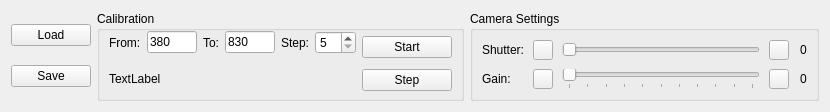
<?xml version="1.0" encoding="UTF-8"?>
<ui version="4.0">
 <class>SettingTools</class>
 <widget class="QWidget" name="SettingTools">
  <property name="geometry">
   <rect>
    <x>0</x>
    <y>0</y>
    <width>830</width>
    <height>111</height>
   </rect>
  </property>
  <property name="windowTitle">
   <string>Form</string>
  </property>
  <layout class="QVBoxLayout" name="verticalLayout_3">
   <item>
    <layout class="QHBoxLayout" name="horizontalLayout_2">
     <item>
      <layout class="QVBoxLayout" name="verticalLayout">
       <item>
        <widget class="QPushButton" name="loadCalibrationButton">
         <property name="sizePolicy">
          <sizepolicy hsizetype="Preferred" vsizetype="Fixed">
           <horstretch>0</horstretch>
           <verstretch>0</verstretch>
          </sizepolicy>
         </property>
         <property name="text">
          <string>Load</string>
         </property>
        </widget>
       </item>
       <item>
        <widget class="QPushButton" name="saveCalibrationButton">
         <property name="sizePolicy">
          <sizepolicy hsizetype="Preferred" vsizetype="Fixed">
           <horstretch>0</horstretch>
           <verstretch>0</verstretch>
          </sizepolicy>
         </property>
         <property name="text">
          <string>Save</string>
         </property>
        </widget>
       </item>
      </layout>
     </item>
     <item>
      <widget class="QGroupBox" name="groupBox">
       <property name="sizePolicy">
        <sizepolicy hsizetype="Expanding" vsizetype="Preferred">
         <horstretch>0</horstretch>
         <verstretch>0</verstretch>
        </sizepolicy>
       </property>
       <property name="title">
        <string>Calibration</string>
       </property>
       <layout class="QHBoxLayout" name="horizontalLayout_4">
        <property name="topMargin">
         <number>0</number>
        </property>
        <property name="bottomMargin">
         <number>0</number>
        </property>
        <item>
         <layout class="QHBoxLayout" name="horizontalLayout_3">
          <item>
           <layout class="QVBoxLayout" name="verticalLayout_2">
            <item>
             <layout class="QHBoxLayout" name="horizontalLayout">
              <item>
               <widget class="QLabel" name="label">
                <property name="text">
                 <string>From:</string>
                </property>
               </widget>
              </item>
              <item>
               <widget class="QLineEdit" name="fromEdit">
                <property name="sizePolicy">
                 <sizepolicy hsizetype="Minimum" vsizetype="Fixed">
                  <horstretch>0</horstretch>
                  <verstretch>0</verstretch>
                 </sizepolicy>
                </property>
                <property name="minimumSize">
                 <size>
                  <width>50</width>
                  <height>0</height>
                 </size>
                </property>
                <property name="maximumSize">
                 <size>
                  <width>50</width>
                  <height>16777215</height>
                 </size>
                </property>
                <property name="text">
                 <string>380</string>
                </property>
               </widget>
              </item>
              <item>
               <widget class="QLabel" name="label_2">
                <property name="text">
                 <string>To:</string>
                </property>
               </widget>
              </item>
              <item>
               <widget class="QLineEdit" name="toEdit">
                <property name="sizePolicy">
                 <sizepolicy hsizetype="Minimum" vsizetype="Fixed">
                  <horstretch>0</horstretch>
                  <verstretch>0</verstretch>
                 </sizepolicy>
                </property>
                <property name="maximumSize">
                 <size>
                  <width>50</width>
                  <height>16777215</height>
                 </size>
                </property>
                <property name="text">
                 <string>830</string>
                </property>
               </widget>
              </item>
              <item>
               <widget class="QLabel" name="label_3">
                <property name="text">
                 <string>Step:</string>
                </property>
               </widget>
              </item>
              <item>
               <widget class="QSpinBox" name="stepSpin">
                <property name="minimum">
                 <number>5</number>
                </property>
                <property name="singleStep">
                 <number>5</number>
                </property>
                <property name="value">
                 <number>5</number>
                </property>
               </widget>
              </item>
             </layout>
            </item>
            <item>
             <widget class="QLabel" name="calibrationFileL">
              <property name="text">
               <string>TextLabel</string>
              </property>
             </widget>
            </item>
           </layout>
          </item>
          <item>
           <layout class="QVBoxLayout" name="verticalLayout_4">
            <item>
             <widget class="QPushButton" name="startCalibrationButton">
              <property name="sizePolicy">
               <sizepolicy hsizetype="Preferred" vsizetype="Fixed">
                <horstretch>0</horstretch>
                <verstretch>0</verstretch>
               </sizepolicy>
              </property>
              <property name="minimumSize">
               <size>
                <width>90</width>
                <height>0</height>
               </size>
              </property>
              <property name="maximumSize">
               <size>
                <width>100</width>
                <height>16777215</height>
               </size>
              </property>
              <property name="text">
               <string>Start</string>
              </property>
             </widget>
            </item>
            <item>
             <widget class="QPushButton" name="stepCalibrationButton">
              <property name="sizePolicy">
               <sizepolicy hsizetype="Preferred" vsizetype="Fixed">
                <horstretch>0</horstretch>
                <verstretch>0</verstretch>
               </sizepolicy>
              </property>
              <property name="minimumSize">
               <size>
                <width>90</width>
                <height>0</height>
               </size>
              </property>
              <property name="maximumSize">
               <size>
                <width>100</width>
                <height>16777215</height>
               </size>
              </property>
              <property name="text">
               <string>Step</string>
              </property>
             </widget>
            </item>
           </layout>
          </item>
         </layout>
        </item>
       </layout>
      </widget>
     </item>
     <item>
      <widget class="QGroupBox" name="groupBox_2">
       <property name="sizePolicy">
        <sizepolicy hsizetype="Expanding" vsizetype="Preferred">
         <horstretch>1</horstretch>
         <verstretch>0</verstretch>
        </sizepolicy>
       </property>
       <property name="title">
        <string>Camera Settings</string>
       </property>
       <layout class="QGridLayout" name="gridLayout" columnstretch="0,0,0,0,0,0" rowminimumheight="1,4">
        <property name="leftMargin">
         <number>9</number>
        </property>
        <property name="topMargin">
         <number>9</number>
        </property>
        <property name="rightMargin">
         <number>9</number>
        </property>
        <property name="bottomMargin">
         <number>9</number>
        </property>
        <property name="spacing">
         <number>9</number>
        </property>
        <item row="0" column="1">
         <widget class="QPushButton" name="leftShutterBtn">
          <property name="sizePolicy">
           <sizepolicy hsizetype="Fixed" vsizetype="Fixed">
            <horstretch>0</horstretch>
            <verstretch>0</verstretch>
           </sizepolicy>
          </property>
          <property name="maximumSize">
           <size>
            <width>20</width>
            <height>20</height>
           </size>
          </property>
          <property name="text">
           <string/>
          </property>
          <property name="icon">
           <iconset resource="../images.qrc">
            <normaloff>:/Buttons/Resurces/left_button.png</normaloff>:/Buttons/Resurces/left_button.png</iconset>
          </property>
          <property name="autoRepeat">
           <bool>true</bool>
          </property>
         </widget>
        </item>
        <item row="1" column="1">
         <widget class="QPushButton" name="leftGainBtn">
          <property name="sizePolicy">
           <sizepolicy hsizetype="Fixed" vsizetype="Fixed">
            <horstretch>0</horstretch>
            <verstretch>0</verstretch>
           </sizepolicy>
          </property>
          <property name="maximumSize">
           <size>
            <width>20</width>
            <height>20</height>
           </size>
          </property>
          <property name="text">
           <string/>
          </property>
          <property name="icon">
           <iconset resource="../images.qrc">
            <normaloff>:/Buttons/Resurces/left_button.png</normaloff>:/Buttons/Resurces/left_button.png</iconset>
          </property>
          <property name="autoRepeat">
           <bool>true</bool>
          </property>
         </widget>
        </item>
        <item row="0" column="0">
         <widget class="QLabel" name="label_4">
          <property name="text">
           <string>Shutter:</string>
          </property>
         </widget>
        </item>
        <item row="1" column="2" colspan="2">
         <widget class="QSlider" name="gainSlider">
          <property name="sizePolicy">
           <sizepolicy hsizetype="Minimum" vsizetype="Fixed">
            <horstretch>1</horstretch>
            <verstretch>0</verstretch>
           </sizepolicy>
          </property>
          <property name="maximum">
           <number>10</number>
          </property>
          <property name="orientation">
           <enum>Qt::Horizontal</enum>
          </property>
          <property name="tickPosition">
           <enum>QSlider::TicksBelow</enum>
          </property>
         </widget>
        </item>
        <item row="0" column="5">
         <widget class="QLabel" name="shutterLabel">
          <property name="text">
           <string>0</string>
          </property>
          <property name="indent">
           <number>2</number>
          </property>
         </widget>
        </item>
        <item row="1" column="5">
         <widget class="QLabel" name="GainLabel">
          <property name="text">
           <string>0</string>
          </property>
          <property name="indent">
           <number>2</number>
          </property>
         </widget>
        </item>
        <item row="1" column="0">
         <widget class="QLabel" name="label_5">
          <property name="text">
           <string>Gain:</string>
          </property>
         </widget>
        </item>
        <item row="0" column="2" colspan="2">
         <widget class="QSlider" name="shutterSlider">
          <property name="sizePolicy">
           <sizepolicy hsizetype="Minimum" vsizetype="Fixed">
            <horstretch>1</horstretch>
            <verstretch>0</verstretch>
           </sizepolicy>
          </property>
          <property name="minimum">
           <number>1</number>
          </property>
          <property name="maximum">
           <number>1000</number>
          </property>
          <property name="orientation">
           <enum>Qt::Horizontal</enum>
          </property>
         </widget>
        </item>
        <item row="0" column="4">
         <widget class="QPushButton" name="rightShutterBtn">
          <property name="sizePolicy">
           <sizepolicy hsizetype="Fixed" vsizetype="Fixed">
            <horstretch>0</horstretch>
            <verstretch>0</verstretch>
           </sizepolicy>
          </property>
          <property name="maximumSize">
           <size>
            <width>20</width>
            <height>20</height>
           </size>
          </property>
          <property name="text">
           <string/>
          </property>
          <property name="icon">
           <iconset resource="../images.qrc">
            <normaloff>:/Buttons/Resurces/right_button.png</normaloff>:/Buttons/Resurces/right_button.png</iconset>
          </property>
          <property name="autoRepeat">
           <bool>true</bool>
          </property>
         </widget>
        </item>
        <item row="1" column="4">
         <widget class="QPushButton" name="rightGainBtn">
          <property name="sizePolicy">
           <sizepolicy hsizetype="Fixed" vsizetype="Fixed">
            <horstretch>0</horstretch>
            <verstretch>0</verstretch>
           </sizepolicy>
          </property>
          <property name="maximumSize">
           <size>
            <width>20</width>
            <height>20</height>
           </size>
          </property>
          <property name="text">
           <string/>
          </property>
          <property name="icon">
           <iconset resource="../images.qrc">
            <normaloff>:/Buttons/Resurces/right_button.png</normaloff>:/Buttons/Resurces/right_button.png</iconset>
          </property>
          <property name="autoRepeat">
           <bool>true</bool>
          </property>
         </widget>
        </item>
       </layout>
      </widget>
     </item>
    </layout>
   </item>
  </layout>
 </widget>
 <resources>
  <include location="../images.qrc"/>
 </resources>
 <connections>
  <connection>
   <sender>shutterSlider</sender>
   <signal>valueChanged(int)</signal>
   <receiver>shutterLabel</receiver>
   <slot>setNum(int)</slot>
   <hints>
    <hint type="sourcelabel">
     <x>476</x>
     <y>43</y>
    </hint>
    <hint type="destinationlabel">
     <x>683</x>
     <y>52</y>
    </hint>
   </hints>
  </connection>
  <connection>
   <sender>gainSlider</sender>
   <signal>valueChanged(int)</signal>
   <receiver>GainLabel</receiver>
   <slot>setNum(int)</slot>
   <hints>
    <hint type="sourcelabel">
     <x>511</x>
     <y>74</y>
    </hint>
    <hint type="destinationlabel">
     <x>683</x>
     <y>85</y>
    </hint>
   </hints>
  </connection>
 </connections>
</ui>
